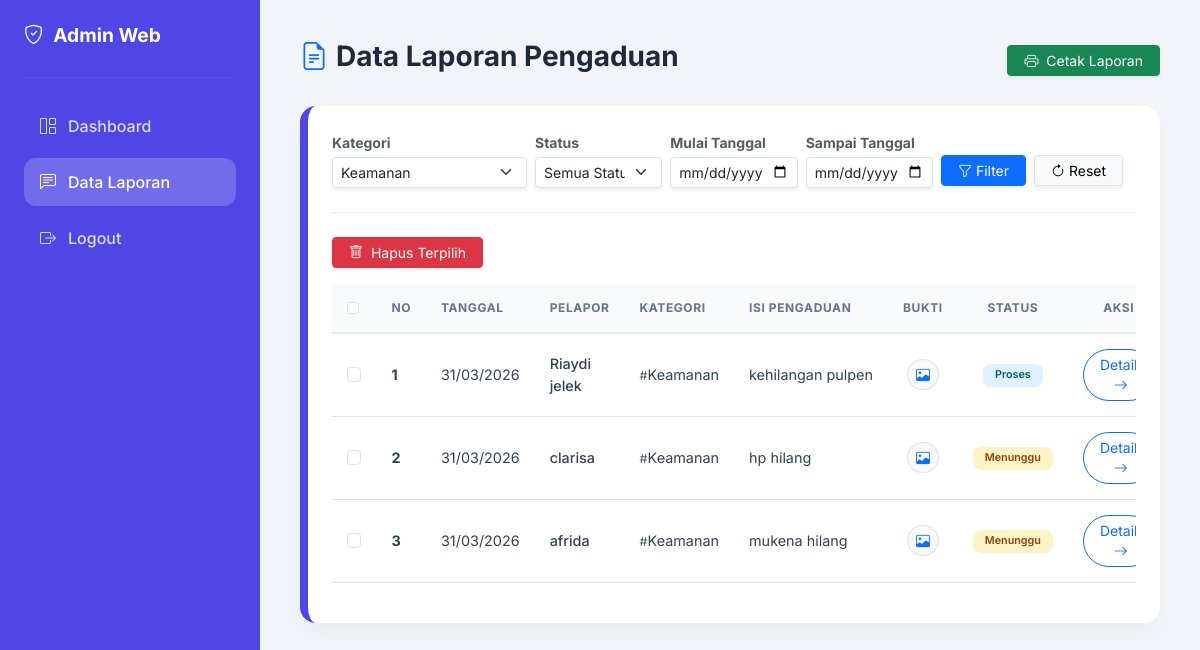
The app's page /data_laporan.php?kategori=3 (signed in) with its own data.
### tables this page shows
CREATE TABLE `aspirasi` (
  `id_aspirasi` int NOT NULL,
  `nis` char(10) NOT NULL,
  `id_kategori` int NOT NULL,
  `lokasi` varchar(50) NOT NULL,
  `keterangan` text NOT NULL,
  `foto` varchar(255) DEFAULT NULL,
  `tanggal` date NOT NULL,
  `status` enum('Menunggu','Proses','Selesai') NOT NULL DEFAULT 'Menunggu',
  `feedback` text
);

CREATE TABLE `siswa` (
  `nis` char(10) NOT NULL,
  `nama` varchar(50) NOT NULL,
  `kelas` varchar(10) NOT NULL,
  `password` varchar(255) NOT NULL
);

CREATE TABLE `kategori` (
  `id_kategori` int NOT NULL,
  `nama_kategori` varchar(50) NOT NULL
);

### functions.php (called while the page is built, shortened)
<?php
$conn = mysqli_connect("localhost", "root", "", "db_pengaduan_sekolah");
function query($query) {
    global $conn;
    $result = mysqli_query($conn, $query);
    $rows = [];
    while($row = mysqli_fetch_assoc($result)) {
        $rows[] = $row;
    }
    return $rows;
}
?>

### data_laporan.php (the view, shortened to what this page needs)
<?php
require 'functions.php';
$where = "WHERE aspirasi.status != 'Dibatalkan'";
if(isset($_GET['kategori']) && $_GET['kategori'] != ''){
    $kategori = $_GET['kategori'];
    $where .= " AND aspirasi.id_kategori='$kategori'";
}
$laporan = query("SELECT aspirasi.*, siswa.nama, kategori.nama_kategori
FROM aspirasi
JOIN siswa ON aspirasi.nis = siswa.nis
JOIN kategori ON aspirasi.id_kategori = kategori.id_kategori
$where
ORDER BY aspirasi.tanggal DESC");
$kategori_list = query("SELECT * FROM kategori");
?>
<!DOCTYPE html>
<html lang="id">
<head>
    <link href="https://cdn.jsdelivr.net/npm/bootstrap@5.3.2/dist/css/bootstrap.min.css" rel="stylesheet">
    <link rel="stylesheet" href="https://cdn.jsdelivr.net/npm/bootstrap-icons@1.11.1/font/bootstrap-icons.css">
</head>
<body>
    <div class="sidebar no-print">
        <h4><i class="bi bi-shield-check"></i> Admin Web</h4>
        <hr class="my-4" style="border-color: rgba(255,255,255,0.2);">
        <div class="nav-container">
            <a href="admin.php"><i class="bi bi-grid-1x2"></i> Dashboard</a>
            <a href="data_laporan.php" class="active"><i class="bi bi-chat-left-text"></i> Data Laporan</a>
            <a href="logout.php"><i class="bi bi-box-arrow-right"></i> Logout</a>
        </div>
    </div>
    <div class="content">
        <div class="d-flex justify-content-between align-items-center mb-4">
            <h3 class="fw-bold"><i class="bi bi-file-earmark-text me-2 text-primary"></i>Data Laporan Pengaduan</h3>
            <button type="button" onclick="window.print()" class="btn btn-success btn-sm px-3 shadow-sm no-print">
                <i class="bi bi-printer me-1"></i> Cetak Laporan
            </button>
        </div>
        <div class="card-box">
            <form method="GET" class="row g-2 mb-4 align-items-center no-print filter-row">
                <div class="col-md-3">
                    <label class="small fw-bold text-muted mb-1">Kategori</label>
                    <select name="kategori" class="form-select form-select-sm shadow-sm">
                        <?php foreach($kategori_list as $k): ?>
                        <option value="<?= $k['id_kategori']; ?>" <?= (isset($_GET['kategori']) && $_GET['kategori'] == $k['id_kategori']) ? 'selected' : ''; ?>><?= $k['nama_kategori']; ?></option>
                        <?php endforeach; ?>
                    </select>
                </div>
                <div class="col-md-2">
                    <label class="small fw-bold text-muted mb-1">Status</label>
                    <select name="status" class="form-select form-select-sm shadow-sm">
                        <option value="">Semua Status</option>
                    </select>
                </div>
                <div class="col-md-2">
                    <label class="small fw-bold text-muted mb-1">Mulai Tanggal</label>
                    <input type="date" name="tgl_awal" class="form-control form-control-sm shadow-sm" value="<?= $_GET['tgl_awal'] ?? ''; ?>">
                </div>
                <div class="col-md-2">
                    <label class="small fw-bold text-muted mb-1">Sampai Tanggal</label>
                    <input type="date" name="tgl_akhir" class="form-control form-control-sm shadow-sm" value="<?= $_GET['tgl_akhir'] ?? ''; ?>">
                </div>
                <div class="col-md-3 d-flex align-items-end gap-2" style="height: 55px;">
                    <button type="submit" class="btn btn-primary btn-sm px-3 shadow-sm">
                        <i class="bi bi-funnel"></i> Filter
                    </button>
                    <a href="data_laporan.php" class="btn btn-light border btn-sm px-3 shadow-sm">
                        <i class="bi bi-arrow-clockwise"></i> Reset
                    </a>
                </div>
            </form>
            <hr class="no-print mb-4" style="opacity: 0.1;">
            <form method="post">
                <button type="submit" name="hapus_terpilih" class="btn btn-danger btn-sm mb-3 no-print shadow-sm px-3" onclick="return confirm('Apakah Anda yakin ingin menghapus data yang dipilih?')">
                    <i class="bi bi-trash me-1"></i> Hapus Terpilih
                </button>
                <div class="table-responsive">
                    <table class="table table-hover align-middle">
                        <thead>
                            <tr>
                                <th class="no-print check-col" style="width: 40px;">
                                    <input type="checkbox" class="form-check-input shadow-none" onclick="toggleAll(this)">
                                </th>
                                <th style="width: 50px;">No</th>
                                <th>Tanggal</th>
                                <th>Pelapor</th>
                                <th>Kategori</th>
                                <th>Isi Pengaduan</th>
                                <th class="text-center">Bukti</th>
                                <th class="text-center">Status</th>
                                <th class="no-print text-center aksi-col">Aksi</th>
                            </tr>
                        </thead>
                        <tbody>
                            <?php $i=1; foreach($laporan as $row): ?>
                            <tr>
                                <td class="no-print check-col">
                                    <input type="checkbox" name="pilih[]" value="<?= $row['id_aspirasi']; ?>" class="form-check-input shadow-none">
                                </td>
                                <td class="fw-bold"><?= $i++; ?></td>
                                <td class="text-nowrap"><?= date('d/m/Y', strtotime($row['tanggal'])); ?></td>
                                <td class="fw-medium"><?= $row['nama']; ?></td>
                                <td><span class="text-muted small">#</span><?= $row['nama_kategori']; ?></td>
                                <td style="max-width: 250px;" class="text-truncate"><?= $row['keterangan']; ?></td>
                                <td class="text-center">
                                    <?php if($row['foto']): ?>
                                    <a href="assets/img/<?= $row['foto']; ?>" target="_blank" class="btn btn-light btn-sm rounded-circle border">
                                        <i class="bi bi-image text-primary"></i>
                                    </a>
                                    <?php else: ?>
                                    <span class="text-muted">-</span>
                                    <?php endif; ?>
                                </td>
                                <td class="text-center">
                                    <span class="badge <?= strtolower($row['status']) ?>">
                                        <?= $row['status']; ?>
                                    </span>
                                </td>
                                <td class="no-print text-center aksi-col">
                                    <a href="tanggapi.php?id=<?= $row['id_aspirasi']; ?>" class="btn btn-outline-primary btn-sm rounded-pill px-3">
                                        Detail <i class="bi bi-arrow-right ms-1"></i>
                                    </a>
                                </td>
                            </tr>
                            <?php endforeach; ?>
                        </tbody>
                    </table>
                </div>
            </form>
        </div>
    </div>
</body>
</html>

### data_laporan.php (style rules this page uses)
body { font-family: 'Inter', sans-serif; background-color: #f1f5f9; color: #1e293b; margin: 0; }
.sidebar { width: 260px; height: 100vh; position: fixed; background-color: #4f46e5; padding: 24px; z-index: 100; color: white; transition: all 0.3s; }
.sidebar h4 { font-weight: 700; font-size: 1.2rem; margin-bottom: 30px; display: flex; align-items: center; gap: 10px; }
.sidebar a { display: flex; align-items: center; gap: 12px; color: rgba(255,255,255,0.8); padding: 12px 16px; border-radius: 12px; margin-bottom: 8px; text-decoration: none; font-weight: 500; }
.sidebar a:hover, .sidebar a.active { background-color: rgba(255,255,255,0.2); color: #ffffff; }
.content { margin-left: 260px; padding: 40px; transition: all 0.3s; }
.card-box { background: white; border-radius: 16px; padding: 24px; box-shadow: 0 10px 25px -5px rgba(0, 0, 0, 0.05); border-left: 8px solid #4f46e5; border-top: none; border-right: none; border-bottom: none; }
.table thead th { background-color: #f8fafc; color: #64748b; text-transform: uppercase; font-size: 0.75rem; letter-spacing: 0.05em; font-weight: 700; padding: 15px; border-bottom: 2px solid #e2e8f0; }
.table tbody td { padding: 15px; color: #334155; font-size: 0.9rem; }
.badge { padding: 6px 12px; border-radius: 8px; font-weight: 600; }
.badge.proses { background-color: #e0f2fe; color: #075985; }
.badge.menunggu { background-color: #fef3c7; color: #92400e; }

### records on screen
aspirasi: tanggal "31/03/2026", siswa.nama "Riaydi jelek", id_kategori.nama_kategori "Keamanan", keterangan "kehilangan pulpen", status "Proses"
aspirasi: tanggal "31/03/2026", siswa.nama "clarisa", id_kategori.nama_kategori "Keamanan", keterangan "hp hilang", status "Menunggu"
aspirasi: tanggal "31/03/2026", siswa.nama "afrida", id_kategori.nama_kategori "Keamanan", keterangan "mukena hilang", status "Menunggu"

### other values on screen
form field kategori "Keamanan"
